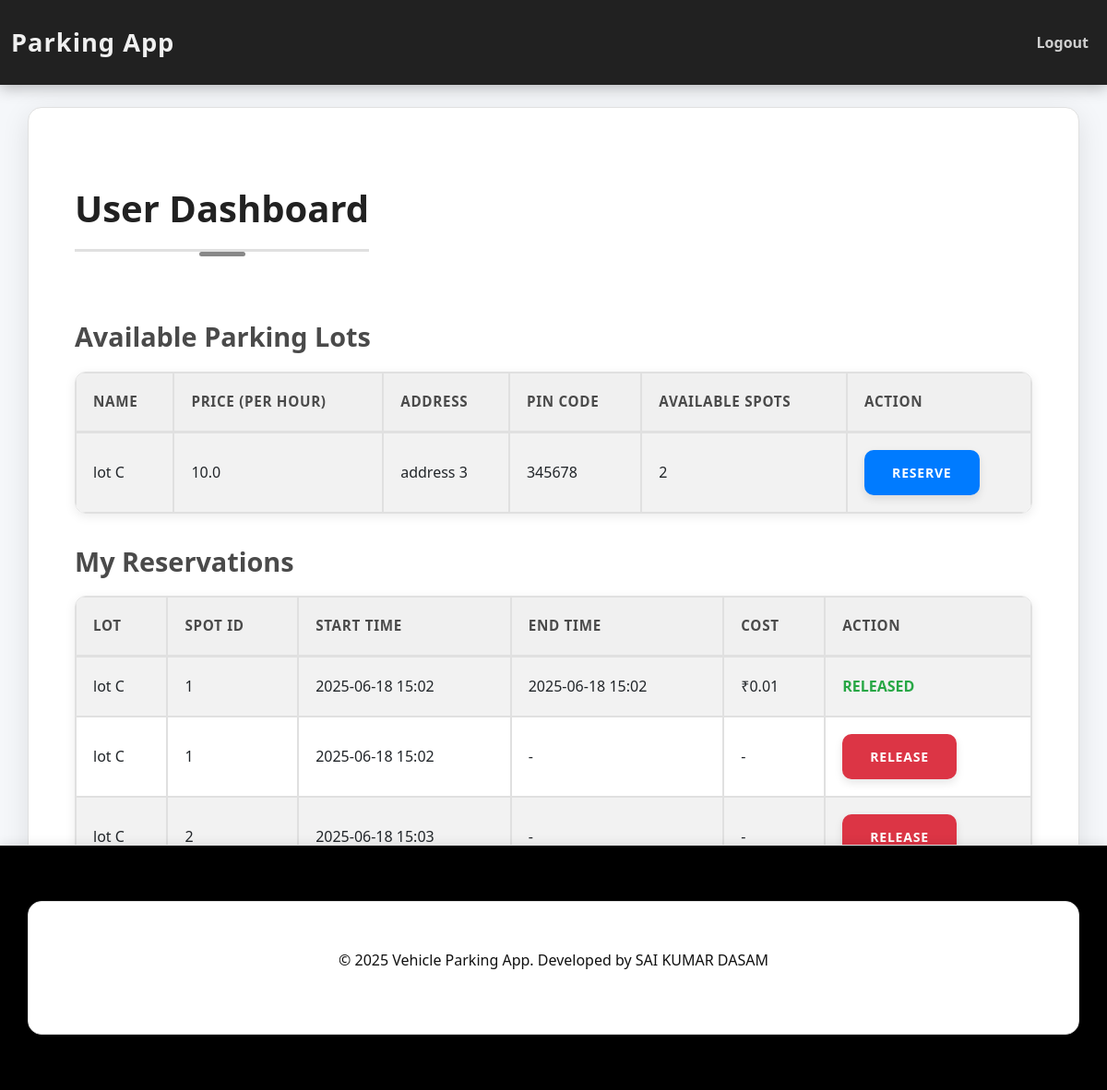
Page /user/dashboard (signed in) on the committed database.
### models/file1.py (models this page shows)
class ParkingLot(db.Model):
    id = db.Column(db.Integer, primary_key=True)
    name = db.Column(db.String(100), nullable=False)
    price = db.Column(db.Float, nullable=False)
    address = db.Column(db.String(200), nullable=False)
    pin_code = db.Column(db.String(10), nullable=False)
    max_spots = db.Column(db.Integer, nullable=False)
    spots = db.relationship('ParkingSpot', backref='lot', lazy=True, cascade="all, delete-orphan")

class Reservation(db.Model):
    id = db.Column(db.Integer, primary_key=True)
    spot_id = db.Column(db.Integer, db.ForeignKey('parking_spot.id'), nullable=False)
    user_id = db.Column(db.Integer, db.ForeignKey('user.id'), nullable=False)
    parking_timestamp = db.Column(db.DateTime, default=datetime.utcnow)
    leaving_timestamp = db.Column(db.DateTime, nullable=True)
    cost = db.Column(db.Float, nullable=True)

class ParkingSpot(db.Model):
    id = db.Column(db.Integer, primary_key=True)
    lot_id = db.Column(db.Integer, db.ForeignKey('parking_lot.id'), nullable=False)
    status = db.Column(db.String(1), nullable=False, default='A')  # 'A' = Available, 'O' = Occupied
    reservations = db.relationship('Reservation', backref='spot', lazy=True, cascade="all, delete-orphan")

### controllers/file2.py (the view)
    def wrapper(*args, **kwargs):
        if 'user_id' not in session:
            flash('Login required.')
            return redirect(url_for('auth.login'))
        return f(*args, **kwargs)

### app.py (called while the page is built)
def create_app():
    app = Flask(__name__)
    app.config['SQLALCHEMY_DATABASE_URI'] = 'sqlite:///parking_app.db'
    app.config['SQLALCHEMY_TRACK_MODIFICATIONS'] = False
    app.config['SECRET_KEY'] = 'your_secret_key_here'
    db.init_app(app)
    @app.context_processor
    def inject_current_year():
        return dict(current_year=datetime.utcnow().year)
    with app.app_context():
        db.create_all()
        admin = User.query.filter_by(username='admin').first()
        if not admin:
            admin = User(username='admin', role='admin')
            admin.set_password('admin')  # Default admin password
            db.session.add(admin)
            db.session.commit()
    app.register_blueprint(auth_bp)
    app.register_blueprint(main_bp)
    return app

### controllers/file2.py (called while the page is built)
def login_required(f):
    def wrapper(*args, **kwargs):
        if 'user_id' not in session:
            flash('Login required.')
            return redirect(url_for('auth.login'))
        return f(*args, **kwargs)
    wrapper.__name__ = f.__name__
    return wrapper

@main_bp.route('/user/dashboard', methods=['GET'])
@login_required
def user_dashboard():
    lots = ParkingLot.query.all()
    reservations = Reservation.query.filter_by(user_id=session['user_id']).all()
    return render_template('user_dashboard.html', lots=lots, reservations=reservations)

### templates/user_dashboard.html
{% extends 'base.html' %}
{% block content %}
<h2>User Dashboard</h2>
<h4>Available Parking Lots</h4>
<table class="table table-bordered table-striped">
  <thead>
    <tr>
      <th>Name</th>
      <th>Price (per hour)</th>
      <th>Address</th>
      <th>Pin Code</th>
      <th>Available Spots</th>
      <th>Action</th>
    </tr>
  </thead>
  <tbody>
    {% for lot in lots %}
    <tr>
      <td>{{ lot.name }}</td>
      <td>{{ lot.price }}</td>
      <td>{{ lot.address }}</td>
      <td>{{ lot.pin_code }}</td>
      <td>{{ lot.spots|selectattr('status', 'equalto', 'A')|list|length }}</td>
      <td>
        {% if lot.spots|selectattr('status', 'equalto', 'A')|list|length > 0 %}
        <form action="{{ url_for('main.reserve_spot', lot_id=lot.id) }}" method="post">
          <button type="submit" class="btn btn-primary btn-sm">Reserve</button>
        </form>
        {% else %}
        <span class="text-danger">Full</span>
        {% endif %}
      </td>
    </tr>
    {% endfor %}
  </tbody>
</table>
<h4>My Reservations</h4>
<table class="table table-bordered table-striped">
  <thead>
    <tr>
      <th>Lot</th>
      <th>Spot ID</th>
      <th>Start Time</th>
      <th>End Time</th>
      <th>Cost</th>
      <th>Action</th>
    </tr>
  </thead>
  <tbody>
    {% for r in reservations %}
    <tr>
      <td>{{ r.spot.lot.name }}</td>
      <td>{{ r.spot.id }}</td>
      <td>{{ r.parking_timestamp.strftime('%Y-%m-%d %H:%M') }}</td>
      <td>{% if r.leaving_timestamp %}{{ r.leaving_timestamp.strftime('%Y-%m-%d %H:%M') }}{% else %}-{% endif %}</td>
      <td>{% if r.cost %}₹{{ r.cost }}{% else %}-{% endif %}</td>
      <td>
        {% if not r.leaving_timestamp %}
        <form action="{{ url_for('main.release_spot', reservation_id=r.id) }}" method="post">
          <button type="submit" class="btn btn-danger btn-sm">Release</button>
        </form>
        {% else %}
        <span class="text-success">Released</span>
        {% endif %}
      </td>
    </tr>
    {% endfor %}
  </tbody>
</table>
{% endblock %}

### templates/base.html (shortened to what this page needs)
<!DOCTYPE html>
<html lang="en">
<head>
    <link rel="stylesheet" href="https://cdn.jsdelivr.net/npm/bootstrap@5.3.0/dist/css/bootstrap.min.css">
    <link rel="stylesheet" href="{{ url_for('static', filename='css/style.css') }}">
</head>
<body>
<nav class="navbar navbar-expand-lg navbar-dark bg-dark">
  <div class="container-fluid">
    <a class="navbar-brand" href="#">Parking App</a>
    <div class="collapse navbar-collapse" id="navbarNav">
      <ul class="navbar-nav ms-auto">
        {% if session.get('role') == 'admin' %}
          <li class="nav-item"><a class="nav-link" href="{{ url_for('auth.logout') }}">Logout</a></li>
        {% elif session.get('role') == 'user' %}
          <li class="nav-item"><a class="nav-link" href="{{ url_for('auth.logout') }}">Logout</a></li>
        {% else %}
          <li class="nav-item"><a class="nav-link" href="{{ url_for('auth.login') }}">Login</a></li>
          <li class="nav-item"><a class="nav-link" href="{{ url_for('auth.register') }}">Register</a></li>
        {% endif %}
      </ul>
    </div>
  </div>
</nav>
<div class="container mt-4">
    {% block content %}{% endblock %}
</div>
<footer class="footer">
    <div class="container">
        <p>© 2025 Vehicle Parking App. Developed by SAI KUMAR DASAM</p>
    </div>
</footer>
</body>
</html>

### static/css/style.css (style rules this page uses)
body { font-family: 'Segoe UI', Roboto, 'Helvetica Neue', Arial, sans-serif, 'Apple Color Emoji', 'Segoe UI Emoji', 'Segoe UI Symbol'; background-color: #f5f7fa; color: #3b424c; line-height: 1.7; margin: 0; padding: 0; -webkit-font-smoothing: antialiased; -moz-osx-font-smoothing: grayscale; }
.container { background-color: #ffffff; border-radius: 15px; box-shadow: 0 8px 30px rgba(0, 0, 0, 0.1); padding: 50px; margin-top: 60px; margin-bottom: 60px; position: relative; overflow: hidden; transform: translateY(0); transition: all 0.5s ease-out; border: 1px solid #e0e0e0; }
.navbar { background-color: #212121 !important; box-shadow: 0 4px 15px rgba(0, 0, 0, 0.25); padding: 18px 0; transition: background-color 0.3s ease; }
.navbar-brand { font-weight: 800; font-size: 1.7rem; color: #f0f0f0 !important; letter-spacing: 1px; text-shadow: none; transition: color 0.3s ease; }
.navbar-nav .nav-link { color: #d0d0d0 !important; font-weight: 600; margin-left: 30px; transition: color 0.3s ease, transform 0.2s ease; position: relative; }
.navbar-nav .nav-link::after { content: ''; position: absolute; width: 0%; height: 2px; bottom: -5px; left: 0; background-color: #ffffff; transition: width 0.3s ease-out; }
h1, h2, h3, h4, h5, h6 { color: #212121; font-weight: 700; margin-top: 35px; margin-bottom: 30px; text-align: center; }
h2 { font-size: 2.5rem; border-bottom: 3px solid #e0e0e0; padding-bottom: 20px; margin-bottom: 40px; position: relative; display: inline-block; }
h2::after { content: ''; display: block; width: 50px; height: 5px; background-color: #888888; position: absolute; left: 50%; transform: translateX(-50%); bottom: -8px; border-radius: 5px; }
h4 { font-size: 1.8rem; color: #4a4a4a; margin-top: 35px; margin-bottom: 20px; text-align: left; }
.btn { border-radius: 10px; padding: 14px 30px; font-weight: 700; transition: all 0.3s ease-out; margin-right: 20px; cursor: pointer; text-transform: uppercase; letter-spacing: 0.8px; box-shadow: 0 4px 10px rgba(0, 0, 0, 0.1); border: none; color: #ffffff; }
.btn:last-child { margin-right: 0; }
.btn-primary { background-color: #007bff; }
.btn-danger { background-color: #dc3545; }
.table { width: 100%; margin-bottom: 2rem; color: #212121; border-collapse: separate; border-spacing: 0; border-radius: 12px; overflow: hidden; box-shadow: 0 3px 12px rgba(0, 0, 0, 0.08); }
.table th, .table td { padding: 18px; vertical-align: middle; border-top: 1px solid #e0e0e0; }
.table thead th { vertical-align: bottom; border-bottom: 2px solid #e0e0e0; background-color: #f0f0f0; color: #4a4a4a; font-weight: 700; text-transform: uppercase; font-size: 0.95rem; letter-spacing: 0.7px; }
.table-striped tbody tr:nth-of-type(odd) { background-color: #fcfcfc; }
.table-bordered { border: 1px solid #e0e0e0; }
.table-bordered th, .table-bordered td { border: 1px solid #e0e0e0; }
.text-success { color: #28a745 !important; font-weight: 700; text-transform: uppercase; }
.footer { position: fixed; left: 0; bottom: 0; width: 100%; text-align: center; padding: 0.1px 0; color: #111111; font-size: 1rem; border-top: 1px solid #e0e0e0; background-color: #000000; box-shadow: 0 -2px 10px rgba(0, 0, 0, 0.08); z-index: 1000; }

### rows in the picture
ParkingLot: name "lot C", price "10.0", address "address 3", pin_code "345678", spots|selectattr "2"
Reservation: spot.lot.name "lot C", spot.id "1", parking_timestamp "2025-06-18 15:02", leaving_timestamp "2025-06-18 15:02", cost "0.01", shows "RELEASED"
Reservation: spot.lot.name "lot C", spot.id "1", parking_timestamp "2025-06-18 15:02"
Reservation: spot.lot.name "lot C", spot.id "2", parking_timestamp "2025-06-18 15:03"
